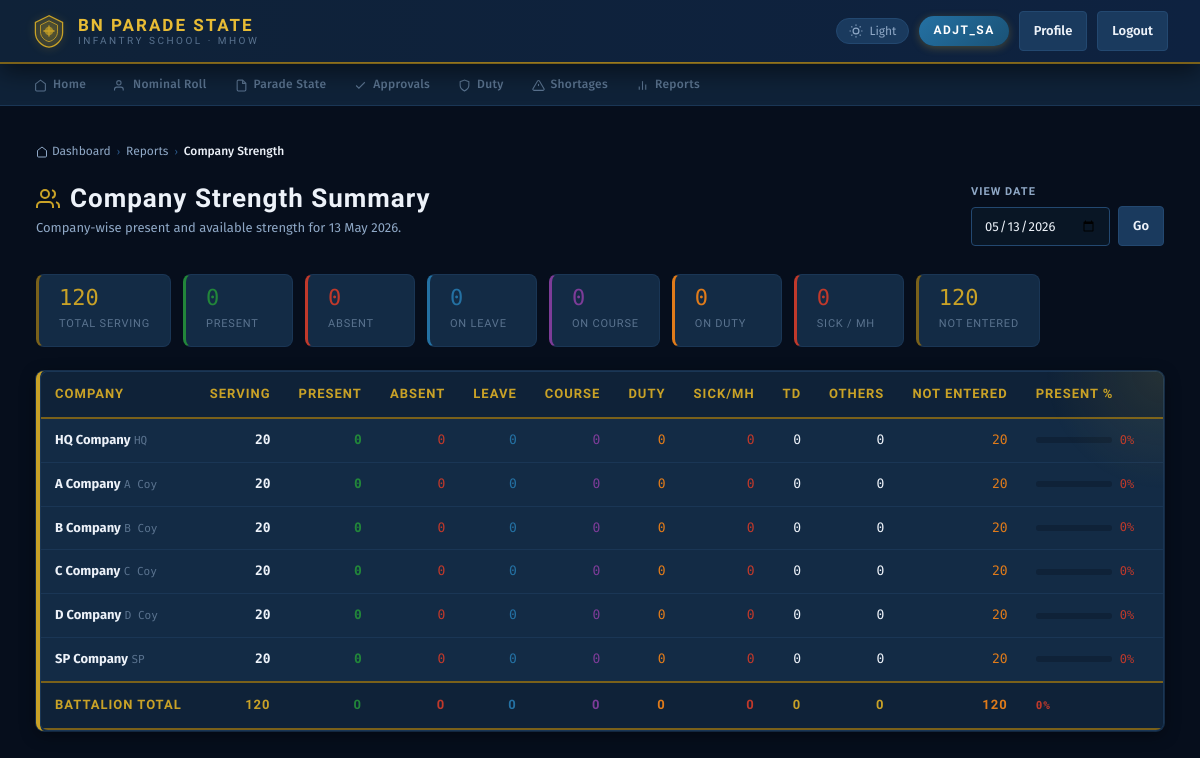
/reports/coy_strength_summary.php (signed in), run on the app's committed database.
### tables this page shows
CREATE TABLE companies (
    id INT AUTO_INCREMENT PRIMARY KEY,
    company_name VARCHAR(100) NOT NULL,
    short_name VARCHAR(20) NOT NULL,
    is_active TINYINT DEFAULT 1
);

### reports/coy_strength_summary.php (the view, shortened to what this page needs)
<?php
include("../config/db.php");
function h($v) { return htmlspecialchars((string)$v, ENT_QUOTES, 'UTF-8'); }
$today    = date("Y-m-d");
$viewDate = $_GET["date"] ?? $today;
$rows = mysqli_fetch_all(mysqli_query($conn,
    "SELECT c.id, c.company_name, c.short_name,
            COUNT(DISTINCT p.id) AS total_serving,
            SUM(a.status = 'Present')  AS present,
            SUM(a.status = 'Absent')   AS absent,
            SUM(a.status = 'Leave')    AS on_leave,
            SUM(a.status = 'Course')   AS on_course,
            SUM(a.status = 'Duty')     AS on_duty,
            SUM(a.status IN ('Sick Report','MH')) AS sick,
            SUM(a.status = 'TD')       AS td,
            SUM(a.status IN ('Attached Out','Other')) AS others,
            SUM(a.status IS NULL)      AS not_entered
     FROM companies c
     LEFT JOIN personnel p ON p.company_id = c.id AND p.service_status = 'Serving'
     LEFT JOIN attendance a ON a.personnel_id = p.id AND a.attendance_date = '$viewDate'
     WHERE c.is_active = 1
     GROUP BY c.id, c.company_name, c.short_name
     ORDER BY c.id"), MYSQLI_ASSOC);
$totals = array_fill_keys(['total_serving','present','absent','on_leave','on_course','on_duty','sick','td','others','not_entered'], 0);
foreach ($rows as $r) foreach (array_keys($totals) as $k) $totals[$k] += (int)$r[$k];
$totalPresent = $totals['total_serving'] > 0 ? round($totals['present'] / $totals['total_serving'] * 100) : 0;
?>
<!DOCTYPE html>
<html lang="en">
<head>
    <link rel="stylesheet" href="../assets/css/style.css">
</head>
<body>
<?php include("../includes/topbar.php"); ?>
<main id="main-content" class="container">
    <nav class="breadcrumb" aria-label="Breadcrumb">
        <a href="../dashboard.php"><svg width="12" height="12" viewBox="0 0 24 24" fill="none" stroke="currentColor" stroke-width="2"><path d="M3 9l9-7 9 7v11a2 2 0 01-2 2H5a2 2 0 01-2-2z"/></svg> Dashboard</a>
        <span class="breadcrumb-sep">›</span>
        <a href="../dashboard.php">Reports</a>
        <span class="breadcrumb-sep">›</span>
        <span class="breadcrumb-current">Company Strength</span>
    </nav>
    <div class="page-header-row">
        <div class="page-header">
            <h1><svg viewBox="0 0 24 24" fill="none" stroke="currentColor" stroke-width="2"><path d="M17 21v-2a4 4 0 00-4-4H5a4 4 0 00-4 4v2"/><circle cx="9" cy="7" r="4"/><path d="M23 21v-2a4 4 0 00-3-3.87"/><path d="M16 3.13a4 4 0 010 7.75"/></svg>Company Strength Summary</h1>
            <p class="page-sub">Company-wise present and available strength for <?php echo h(date('d M Y', strtotime($viewDate))); ?>.</p>
        </div>
        <form method="GET" style="display:flex;gap:8px;align-items:flex-end;">
            <div class="tf">
                <label for="view-date" style="font-size:11px;">View Date</label>
                <input type="date" id="view-date" name="date" value="<?php echo h($viewDate); ?>" style="min-height:38px;margin:0;">
            </div>
            <button class="btn secondary" type="submit">Go</button>
        </form>
    </div>
    <div class="summary-tiles">
        <div class="summary-tile"><strong><?php echo $totals['total_serving']; ?></strong><span>Total Serving</span></div>
        <div class="summary-tile green"><strong><?php echo $totals['present']; ?></strong><span>Present</span></div>
        <div class="summary-tile red"><strong><?php echo $totals['absent']; ?></strong><span>Absent</span></div>
        <div class="summary-tile blue"><strong><?php echo $totals['on_leave']; ?></strong><span>On Leave</span></div>
        <div class="summary-tile purple"><strong><?php echo $totals['on_course']; ?></strong><span>On Course</span></div>
        <div class="summary-tile orange"><strong><?php echo $totals['on_duty']; ?></strong><span>On Duty</span></div>
        <div class="summary-tile red"><strong><?php echo $totals['sick']; ?></strong><span>Sick / MH</span></div>
        <div class="summary-tile"><strong><?php echo $totals['not_entered']; ?></strong><span>Not Entered</span></div>
    </div>
    <?php if (empty($rows)): ?>
    <div class="panel">
        <div class="empty-state">
            <svg viewBox="0 0 24 24" fill="none" stroke="currentColor" stroke-width="1.5"><path d="M17 21v-2a4 4 0 00-4-4H5a4 4 0 00-4 4v2"/><circle cx="9" cy="7" r="4"/></svg>
            <h3>No Data</h3>
            <p>No company data found. Ensure companies and personnel are configured.</p>
        </div>
    </div>
    <?php else: ?>
    <div class="panel" style="padding:0;overflow:hidden;">
        <div class="table-wrap">
            <table aria-label="Company strength summary">
                <thead>
                    <tr>
                        <th>Company</th>
                        <th class="num">Serving</th>
                        <th class="num">Present</th>
                        <th class="num">Absent</th>
                        <th class="num">Leave</th>
                        <th class="num">Course</th>
                        <th class="num">Duty</th>
                        <th class="num">Sick/MH</th>
                        <th class="num">TD</th>
                        <th class="num">Others</th>
                        <th class="num">Not Entered</th>
                        <th>Present %</th>
                    </tr>
                </thead>
                <tbody>
                <?php foreach ($rows as $r):
                    $pct = $r['total_serving'] > 0 ? round($r['present'] / $r['total_serving'] * 100) : 0;
                    $pctColor = $pct >= 80 ? 'var(--status-present)' : ($pct >= 60 ? 'var(--saffron)' : 'var(--status-absent)');
                ?>
                <tr>
                    <td><strong><?php echo h($r['company_name']); ?></strong> <span class="mono-sm text-muted"><?php echo h($r['short_name']); ?></span></td>
                    <td class="num fw-bold"><?php echo (int)$r['total_serving']; ?></td>
                    <td class="num text-green fw-bold"><?php echo (int)$r['present']; ?></td>
                    <td class="num text-red"><?php echo (int)$r['absent']; ?></td>
                    <td class="num text-blue"><?php echo (int)$r['on_leave']; ?></td>
                    <td class="num text-purple"><?php echo (int)$r['on_course']; ?></td>
                    <td class="num text-orange"><?php echo (int)$r['on_duty']; ?></td>
                    <td class="num text-red"><?php echo (int)$r['sick']; ?></td>
                    <td class="num"><?php echo (int)$r['td']; ?></td>
                    <td class="num"><?php echo (int)$r['others']; ?></td>
                    <td class="num text-orange"><?php echo (int)$r['not_entered']; ?></td>
                    <td>
                        <div class="strength-bar-cell">
                            <div class="progress-bar">
                            </div>
                            <span class="strength-pct" style="color:<?php echo $pctColor; ?>;"><?php echo $pct; ?>%</span>
                        </div>
                    </td>
                </tr>
                <?php endforeach; ?>
                </tbody>
                <tfoot>
                    <tr style="background:var(--bg-elevated);border-top:2px solid var(--gold-muted);">
                        <th>Battalion Total</th>
                        <th class="num"><?php echo $totals['total_serving']; ?></th>
                        <th class="num text-green"><?php echo $totals['present']; ?></th>
                        <th class="num text-red"><?php echo $totals['absent']; ?></th>
                        <th class="num text-blue"><?php echo $totals['on_leave']; ?></th>
                        <th class="num text-purple"><?php echo $totals['on_course']; ?></th>
                        <th class="num text-orange"><?php echo $totals['on_duty']; ?></th>
                        <th class="num text-red"><?php echo $totals['sick']; ?></th>
                        <th class="num"><?php echo $totals['td']; ?></th>
                        <th class="num"><?php echo $totals['others']; ?></th>
                        <th class="num text-orange"><?php echo $totals['not_entered']; ?></th>
                        <th>
                            <span class="mono-sm" style="color:<?php echo $totalPresent>=80?'var(--status-present)':($totalPresent>=60?'var(--saffron)':'var(--status-absent)'); ?>">
                                <?php echo $totalPresent; ?>%
                            </span>
                        </th>
                    </tr>
                </tfoot>
            </table>
        </div>
    </div>
    <?php endif; ?>
</main>
</body>
</html>

### data on the page
companies: company_name "HQ Company", short_name "HQ", total_serving "20", present "0", absent "0", on_leave "0", on_course "0", on_duty "0", sick "0", td "0", others "0", not_entered "20", pct "0"
companies: company_name "A Company", short_name "A Coy", total_serving "20", present "0", absent "0", on_leave "0", on_course "0", on_duty "0", sick "0", td "0", others "0", not_entered "20", pct "0"
companies: company_name "B Company", short_name "B Coy", total_serving "20", present "0", absent "0", on_leave "0", on_course "0", on_duty "0", sick "0", td "0", others "0", not_entered "20", pct "0"
companies: company_name "C Company", short_name "C Coy", total_serving "20", present "0", absent "0", on_leave "0", on_course "0", on_duty "0", sick "0", td "0", others "0", not_entered "20", pct "0"
companies: company_name "D Company", short_name "D Coy", total_serving "20", present "0", absent "0", on_leave "0", on_course "0", on_duty "0", sick "0", td "0", others "0", not_entered "20", pct "0"
companies: company_name "SP Company", short_name "SP", total_serving "20", present "0", absent "0", on_leave "0", on_course "0", on_duty "0", sick "0", td "0", others "0", not_entered "20", pct "0"

### other printed values
$_roleH "ADJT_SA"
$_item[2] "Home"
$_item[2] "Nominal Roll"
$_item[2] "Parade State"
$_item[2] "Approvals"
$_item[2] "Duty"
$_item[2] "Shortages"
$_item[2] "Reports"
$totals['total_serving'] "120"
$totals['present'] "0"
$totals['absent'] "0"
$totals['on_leave'] "0"
$totals['on_course'] "0"
$totals['on_duty'] "0"
$totals['sick'] "0"
